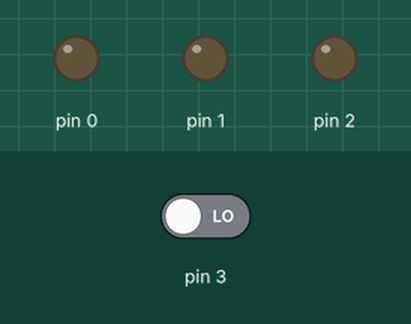
Simulated run of this sketch. Board: Arduino Uno, built with avr-gcc and run on an emulated ATmega328P. Shown: output pins drawn as LEDs (lit = HIGH). Inputs (shaded band) come from the test bench; at power-on: pin 3 LOW.

Above: at 0.8 s.
0.9 s: pin 3 driven HIGH
At 1.6 s:
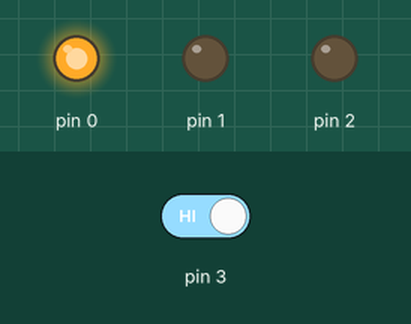
Timing chart, 0 to 3.9 s (numbered marks = the images above; inputs shaded):
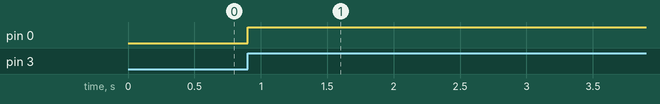

The sketch:

Exemplo_Semaforo_MaqEstadosBT.ino
```cpp
#define VD 0
#define AM 1
#define VM 2
#define OFF -1

int main(){

  DDRD = 0b00000111;
  PORTD = 0b00000000;
  int est_atual = OFF;

  for(;;){

    if(PIND & 0b00001000){
      est_atual = VD;
    }

    switch(est_atual){

      case VD:
        PORTD = 0b00000001;
        _delay_ms(8000);
        est_atual = AM;
        break;

      case AM:
        PORTD = 0b00000010;
        _delay_ms(2000);
        est_atual = VM;
        break;

      case VM:
        PORTD = 0b00000100;
        _delay_ms(10000);
        est_atual = OFF;
        break;

      default:
        PORTD = 0b00000000;
        break;
    }

  }

}
```

exe2.c
```cpp
#define E0 0
#define E1 1
#define E2 2
#define E3 3

int main(){

    DDRD = 0b00000011;
    PORTD = 0b00000000;

    int estado = E0;

    for(;;){
        switch(estado){
            case E0:
                PORTD = 0b00000001;
                estado = E1;
                _delay_ms(500);
            break;

            case E1:
                PORTD = 0b00000010;
                estado = E2;
                _delay_ms(500);
            break;

            case E2:
                PORTD = 0b00000010;
                estado = E3;
                _delay_ms(500);
            break;

            case E3:
                PORTD = 0b00000011;
                estado = E0;
                _delay_ms(500);
            break;

            default:
                PORTD = 0b00000000;
            break;
        }
    }
}
```

exe3.c
```cpp
#include <avr/io.h>

#define E0 0
#define E1 1
#define E2 2

int main(){

  DDRD = 0b00000011;
  PORTD = 0b00000000;
  int estado = E2;

  for(;;){
    if(PIND & 0b00000100){
        switch(estado){
            case E0:
                PORTD = 0b00000001;
                estado = E1;
            break;

            case E1:
                PORTD = 0b00000010;
                estado = E2;
            break;

            case E2:
                PORTD = 0b00000000;
                estado = E0;
            break;

            default:
                PORTD = 0b00000000;
            break;
        }
        _delay_ms(1000);
    }
  }
}
```

Measured:
- after the input at 0.9 s, pin 0: LOW → HIGH at once
